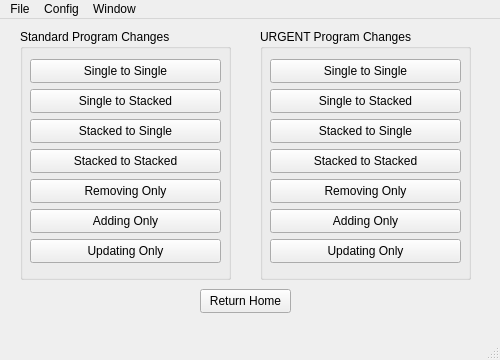
<?xml version="1.0" encoding="UTF-8"?>
<ui version="4.0">
 <class>ProgramChanger</class>
 <widget class="QMainWindow" name="ProgramChanger">
  <property name="geometry">
   <rect>
    <x>0</x>
    <y>0</y>
    <width>500</width>
    <height>360</height>
   </rect>
  </property>
  <property name="minimumSize">
   <size>
    <width>500</width>
    <height>360</height>
   </size>
  </property>
  <property name="maximumSize">
   <size>
    <width>500</width>
    <height>360</height>
   </size>
  </property>
  <property name="windowTitle">
   <string>Navigate360 - Manage Cases | DTE Assistant | LCC</string>
  </property>
  <widget class="QWidget" name="centralwidget">
   <widget class="QGroupBox" name="groupBox_StandardPOS">
    <property name="geometry">
     <rect>
      <x>20</x>
      <y>10</y>
      <width>211</width>
      <height>251</height>
     </rect>
    </property>
    <property name="title">
     <string>Standard Program Changes</string>
    </property>
    <widget class="QPushButton" name="pushButton_StandardSingleToSingle">
     <property name="geometry">
      <rect>
       <x>10</x>
       <y>30</y>
       <width>191</width>
       <height>24</height>
      </rect>
     </property>
     <property name="text">
      <string>Single to Single</string>
     </property>
    </widget>
    <widget class="QPushButton" name="pushButton_StandardSingleToStacked">
     <property name="geometry">
      <rect>
       <x>10</x>
       <y>60</y>
       <width>191</width>
       <height>24</height>
      </rect>
     </property>
     <property name="text">
      <string>Single to Stacked</string>
     </property>
    </widget>
    <widget class="QPushButton" name="pushButton_StandardStackedToSingle">
     <property name="geometry">
      <rect>
       <x>10</x>
       <y>90</y>
       <width>191</width>
       <height>24</height>
      </rect>
     </property>
     <property name="text">
      <string>Stacked to Single</string>
     </property>
    </widget>
    <widget class="QPushButton" name="pushButton_StandardStackedToStacked">
     <property name="geometry">
      <rect>
       <x>10</x>
       <y>120</y>
       <width>191</width>
       <height>24</height>
      </rect>
     </property>
     <property name="text">
      <string>Stacked to Stacked</string>
     </property>
    </widget>
    <widget class="QPushButton" name="pushButton_StandardRemove">
     <property name="geometry">
      <rect>
       <x>10</x>
       <y>150</y>
       <width>191</width>
       <height>24</height>
      </rect>
     </property>
     <property name="text">
      <string>Removing Only</string>
     </property>
    </widget>
    <widget class="QPushButton" name="pushButton_StandardAdd">
     <property name="geometry">
      <rect>
       <x>10</x>
       <y>180</y>
       <width>191</width>
       <height>24</height>
      </rect>
     </property>
     <property name="text">
      <string>Adding Only</string>
     </property>
    </widget>
    <widget class="QPushButton" name="pushButton_StandardUpdate">
     <property name="geometry">
      <rect>
       <x>10</x>
       <y>210</y>
       <width>191</width>
       <height>24</height>
      </rect>
     </property>
     <property name="text">
      <string>Updating Only</string>
     </property>
    </widget>
   </widget>
   <widget class="QGroupBox" name="groupBox_UrgentPOS">
    <property name="geometry">
     <rect>
      <x>260</x>
      <y>10</y>
      <width>211</width>
      <height>251</height>
     </rect>
    </property>
    <property name="title">
     <string>URGENT Program Changes</string>
    </property>
    <widget class="QPushButton" name="pushButton_UrgentAdd">
     <property name="geometry">
      <rect>
       <x>10</x>
       <y>180</y>
       <width>191</width>
       <height>24</height>
      </rect>
     </property>
     <property name="text">
      <string>Adding Only</string>
     </property>
    </widget>
    <widget class="QPushButton" name="pushButton_UrgentStackedToStacked">
     <property name="geometry">
      <rect>
       <x>10</x>
       <y>120</y>
       <width>191</width>
       <height>24</height>
      </rect>
     </property>
     <property name="text">
      <string>Stacked to Stacked</string>
     </property>
    </widget>
    <widget class="QPushButton" name="pushButton_UrgentRemove">
     <property name="geometry">
      <rect>
       <x>10</x>
       <y>150</y>
       <width>191</width>
       <height>24</height>
      </rect>
     </property>
     <property name="text">
      <string>Removing Only</string>
     </property>
    </widget>
    <widget class="QPushButton" name="pushButton_UrgentStackedToSingle">
     <property name="geometry">
      <rect>
       <x>10</x>
       <y>90</y>
       <width>191</width>
       <height>24</height>
      </rect>
     </property>
     <property name="text">
      <string>Stacked to Single</string>
     </property>
    </widget>
    <widget class="QPushButton" name="pushButton_UrgentSingleToSingle">
     <property name="geometry">
      <rect>
       <x>10</x>
       <y>30</y>
       <width>191</width>
       <height>24</height>
      </rect>
     </property>
     <property name="text">
      <string>Single to Single</string>
     </property>
    </widget>
    <widget class="QPushButton" name="pushButton_UrgentSingleToStacked">
     <property name="geometry">
      <rect>
       <x>10</x>
       <y>60</y>
       <width>191</width>
       <height>24</height>
      </rect>
     </property>
     <property name="text">
      <string>Single to Stacked</string>
     </property>
    </widget>
    <widget class="QPushButton" name="pushButton_UrgentUpdate">
     <property name="geometry">
      <rect>
       <x>10</x>
       <y>210</y>
       <width>191</width>
       <height>24</height>
      </rect>
     </property>
     <property name="text">
      <string>Updating Only</string>
     </property>
    </widget>
   </widget>
   <widget class="QPushButton" name="pushButtonHome">
    <property name="geometry">
     <rect>
      <x>200</x>
      <y>270</y>
      <width>91</width>
      <height>24</height>
     </rect>
    </property>
    <property name="text">
     <string>Return Home</string>
    </property>
   </widget>
  </widget>
  <widget class="QMenuBar" name="menubar">
   <property name="geometry">
    <rect>
     <x>0</x>
     <y>0</y>
     <width>500</width>
     <height>21</height>
    </rect>
   </property>
   <widget class="QMenu" name="menuConfig">
    <property name="title">
     <string>Config</string>
    </property>
    <addaction name="actionChange_Username"/>
    <addaction name="actionChange_Current_Term"/>
   </widget>
   <widget class="QMenu" name="menuWindow">
    <property name="title">
     <string>Window</string>
    </property>
    <addaction name="actionAlways_On_Top"/>
   </widget>
   <widget class="QMenu" name="menuFile">
    <property name="title">
     <string>File</string>
    </property>
    <addaction name="actionDataImport"/>
   </widget>
   <addaction name="menuFile"/>
   <addaction name="menuConfig"/>
   <addaction name="menuWindow"/>
  </widget>
  <widget class="QStatusBar" name="statusbar"/>
  <action name="actionChange_Username">
   <property name="text">
    <string>Change Username</string>
   </property>
  </action>
  <action name="actionChange_Current_Term">
   <property name="text">
    <string>Change Current Term</string>
   </property>
  </action>
  <action name="actionAlways_On_Top">
   <property name="checkable">
    <bool>true</bool>
   </property>
   <property name="text">
    <string>Always On Top?</string>
   </property>
  </action>
  <action name="actionDataImport">
   <property name="text">
    <string>Import</string>
   </property>
  </action>
 </widget>
 <tabstops>
  <tabstop>pushButton_StandardSingleToSingle</tabstop>
  <tabstop>pushButton_StandardSingleToStacked</tabstop>
  <tabstop>pushButton_StandardStackedToSingle</tabstop>
  <tabstop>pushButton_StandardStackedToStacked</tabstop>
  <tabstop>pushButton_StandardRemove</tabstop>
  <tabstop>pushButton_StandardAdd</tabstop>
  <tabstop>pushButton_StandardUpdate</tabstop>
  <tabstop>pushButton_UrgentSingleToSingle</tabstop>
  <tabstop>pushButton_UrgentSingleToStacked</tabstop>
  <tabstop>pushButton_UrgentStackedToSingle</tabstop>
  <tabstop>pushButton_UrgentStackedToStacked</tabstop>
  <tabstop>pushButton_UrgentRemove</tabstop>
  <tabstop>pushButton_UrgentAdd</tabstop>
  <tabstop>pushButton_UrgentUpdate</tabstop>
  <tabstop>pushButtonHome</tabstop>
 </tabstops>
 <resources/>
 <connections/>
</ui>
